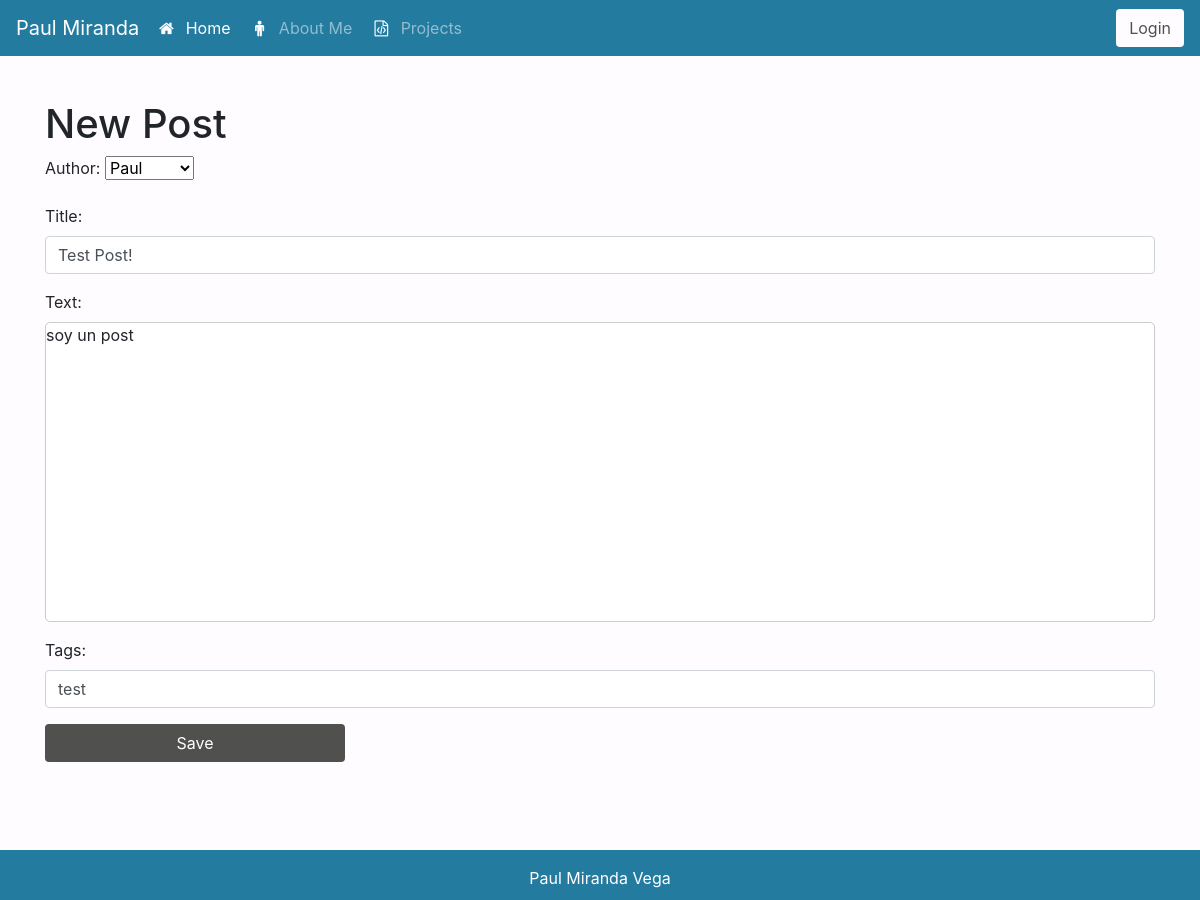
Screenshot of /post/6/edit/ with the database file from the repository.
### blog/models.py (models this page shows, shortened)
class Post(models.Model):
    author = models.ForeignKey('auth.User', on_delete=models.CASCADE)
    title = models.CharField(max_length = 200)
    text = models.TextField()
    created_date = models.DateTimeField(default = timezone.now)
    likes = models.IntegerField(default=0)
    tags = models.CharField(max_length = 50, default = '' )

### blog/views.py (the view)
# urls.py: path('post/<int:pk>/edit/', views.PostUpdateView.as_view(), name='post_edit'),
class PostUpdateView(UpdateView, LoginRequiredMixin):
    login_url = '/login/'
    redirect_field_name = 'blog/post_detail.html'
    form_class = PostForm
    model = Post

### blog/forms.py
class PostForm(forms.ModelForm):
    class Meta:
        model = Post
        fields = ('author', 'title', 'text', 'tags')
        widgets = {
            'title': forms.TextInput(attrs={'class': 'form-control'}),
            'text' : forms.Textarea(attrs={'class': 'editable medium-editor-textarea posttext'}),
            'tags': forms.TextInput(attrs={'class': 'form-control'}),
        }

### blog/templates/blog/post_form.html (shortened to what this page needs)
{% extends 'base.html' %}
{% block body_block %}
<div class="container">
    <div class="row">
        <div class="col">
            <h1>New Post</h1>
            <form action="" method="POST">
                {{ form.as_p }}
                <input type="submit" class="btn btn-save" value="Save">
            </form>
        </div>
    </div>
</div>
{% load static %}
{% endblock %}

### static/css/estilos.css (style rules this page uses)
* { margin: 0; padding: 0; }
html, body { height: 100pv; background: #FFFCFF; }
body { min-height: 100vh; position: relative; margin: 0; padding-bottom: 80px; }
.posttext { min-height: 300px; border:1px solid rgb(204, 204, 204); background: white; border-radius: 5px; }
.btn-save { background: #50514F; width: 300px; color: white; }

### rows the page displays
Post: author "Paul", title "Test Post!", tags "test"
